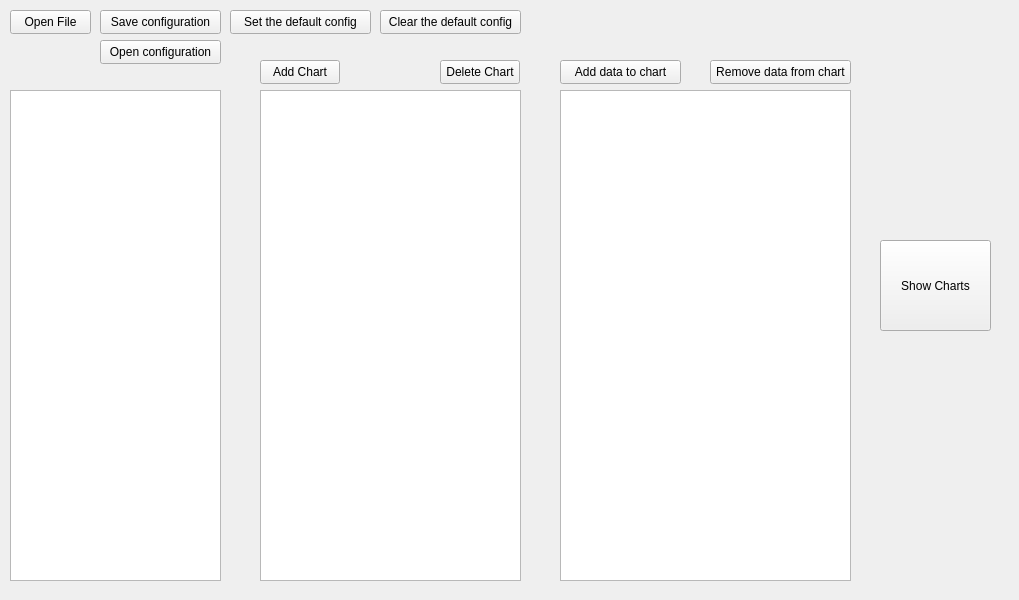
<?xml version="1.0" encoding="UTF-8"?>
<ui version="4.0">
 <class>MainWindow</class>
 <widget class="QWidget" name="MainWindow">
  <property name="geometry">
   <rect>
    <x>0</x>
    <y>0</y>
    <width>1019</width>
    <height>600</height>
   </rect>
  </property>
  <property name="windowTitle">
   <string>Widget</string>
  </property>
  <widget class="QPushButton" name="openFileButton">
   <property name="geometry">
    <rect>
     <x>10</x>
     <y>10</y>
     <width>81</width>
     <height>24</height>
    </rect>
   </property>
   <property name="text">
    <string>Open File</string>
   </property>
  </widget>
  <widget class="QPushButton" name="saveConfigurationButton">
   <property name="geometry">
    <rect>
     <x>100</x>
     <y>10</y>
     <width>121</width>
     <height>24</height>
    </rect>
   </property>
   <property name="text">
    <string>Save configuration</string>
   </property>
  </widget>
  <widget class="QPushButton" name="setDefaultConfig">
   <property name="geometry">
    <rect>
     <x>230</x>
     <y>10</y>
     <width>141</width>
     <height>24</height>
    </rect>
   </property>
   <property name="text">
    <string>Set the default config</string>
   </property>
  </widget>
  <widget class="QListView" name="dataListView">
   <property name="geometry">
    <rect>
     <x>10</x>
     <y>90</y>
     <width>211</width>
     <height>491</height>
    </rect>
   </property>
  </widget>
  <widget class="QListView" name="chartsListView">
   <property name="geometry">
    <rect>
     <x>260</x>
     <y>90</y>
     <width>261</width>
     <height>491</height>
    </rect>
   </property>
  </widget>
  <widget class="QPushButton" name="addChartButton">
   <property name="geometry">
    <rect>
     <x>260</x>
     <y>60</y>
     <width>80</width>
     <height>24</height>
    </rect>
   </property>
   <property name="text">
    <string>Add Chart</string>
   </property>
  </widget>
  <widget class="QListView" name="dataChartListView">
   <property name="geometry">
    <rect>
     <x>560</x>
     <y>90</y>
     <width>291</width>
     <height>491</height>
    </rect>
   </property>
  </widget>
  <widget class="QPushButton" name="addDataButton">
   <property name="geometry">
    <rect>
     <x>560</x>
     <y>60</y>
     <width>121</width>
     <height>24</height>
    </rect>
   </property>
   <property name="text">
    <string>Add data to chart</string>
   </property>
  </widget>
  <widget class="QPushButton" name="showChartsButton">
   <property name="geometry">
    <rect>
     <x>880</x>
     <y>240</y>
     <width>111</width>
     <height>91</height>
    </rect>
   </property>
   <property name="text">
    <string>Show Charts</string>
   </property>
  </widget>
  <widget class="QPushButton" name="deleteChartButton">
   <property name="geometry">
    <rect>
     <x>440</x>
     <y>60</y>
     <width>80</width>
     <height>24</height>
    </rect>
   </property>
   <property name="text">
    <string>Delete Chart</string>
   </property>
  </widget>
  <widget class="QPushButton" name="removeDataButton">
   <property name="geometry">
    <rect>
     <x>710</x>
     <y>60</y>
     <width>141</width>
     <height>24</height>
    </rect>
   </property>
   <property name="text">
    <string>Remove data from chart</string>
   </property>
  </widget>
  <widget class="QPushButton" name="openConfigurationButton">
   <property name="geometry">
    <rect>
     <x>100</x>
     <y>40</y>
     <width>121</width>
     <height>24</height>
    </rect>
   </property>
   <property name="text">
    <string>Open configuration</string>
   </property>
  </widget>
  <widget class="QPushButton" name="clearDefaultConfig">
   <property name="geometry">
    <rect>
     <x>380</x>
     <y>10</y>
     <width>141</width>
     <height>24</height>
    </rect>
   </property>
   <property name="text">
    <string>Clear the default config</string>
   </property>
  </widget>
 </widget>
 <resources/>
 <connections/>
</ui>
